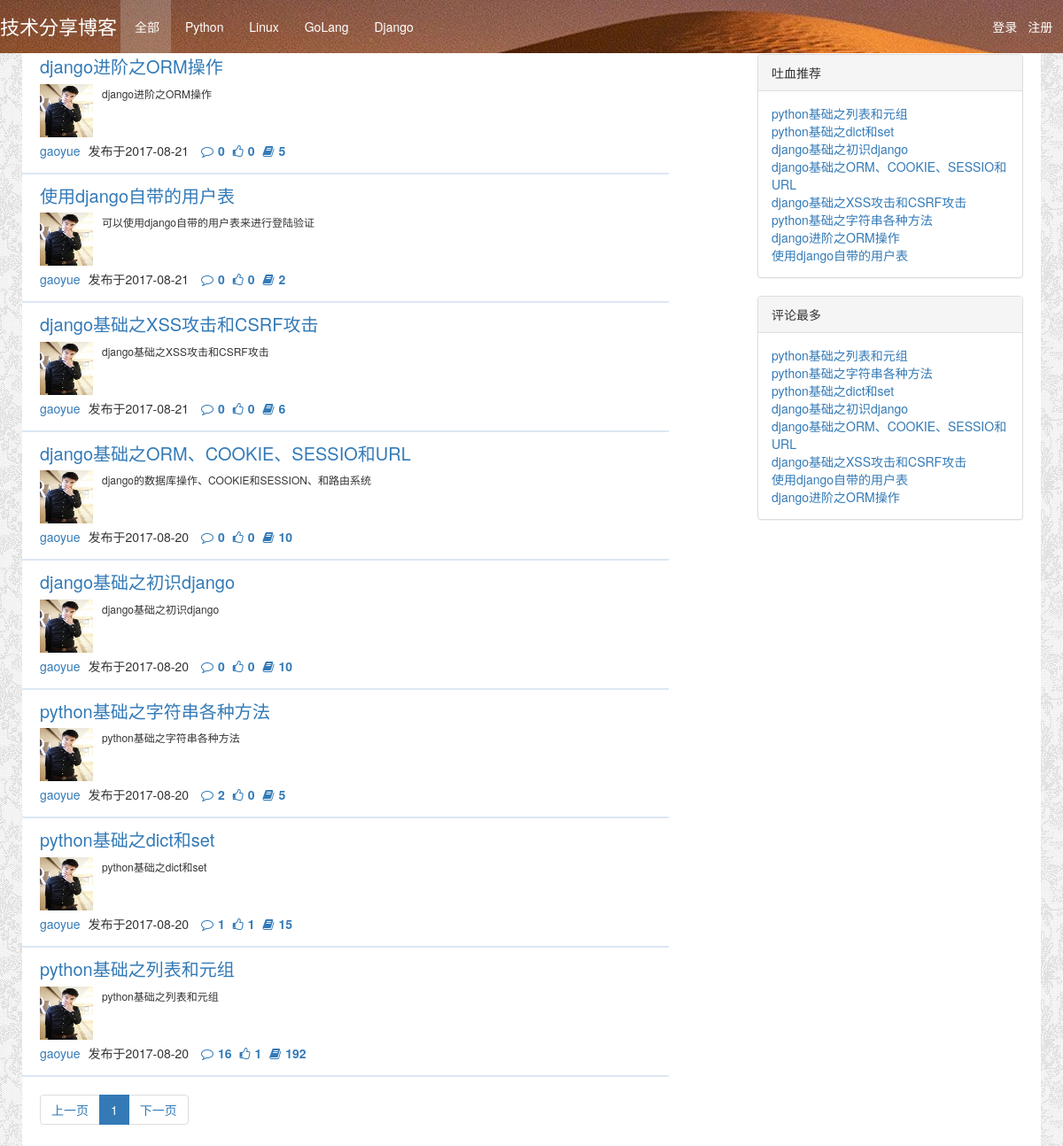
Before: / with the older database file.
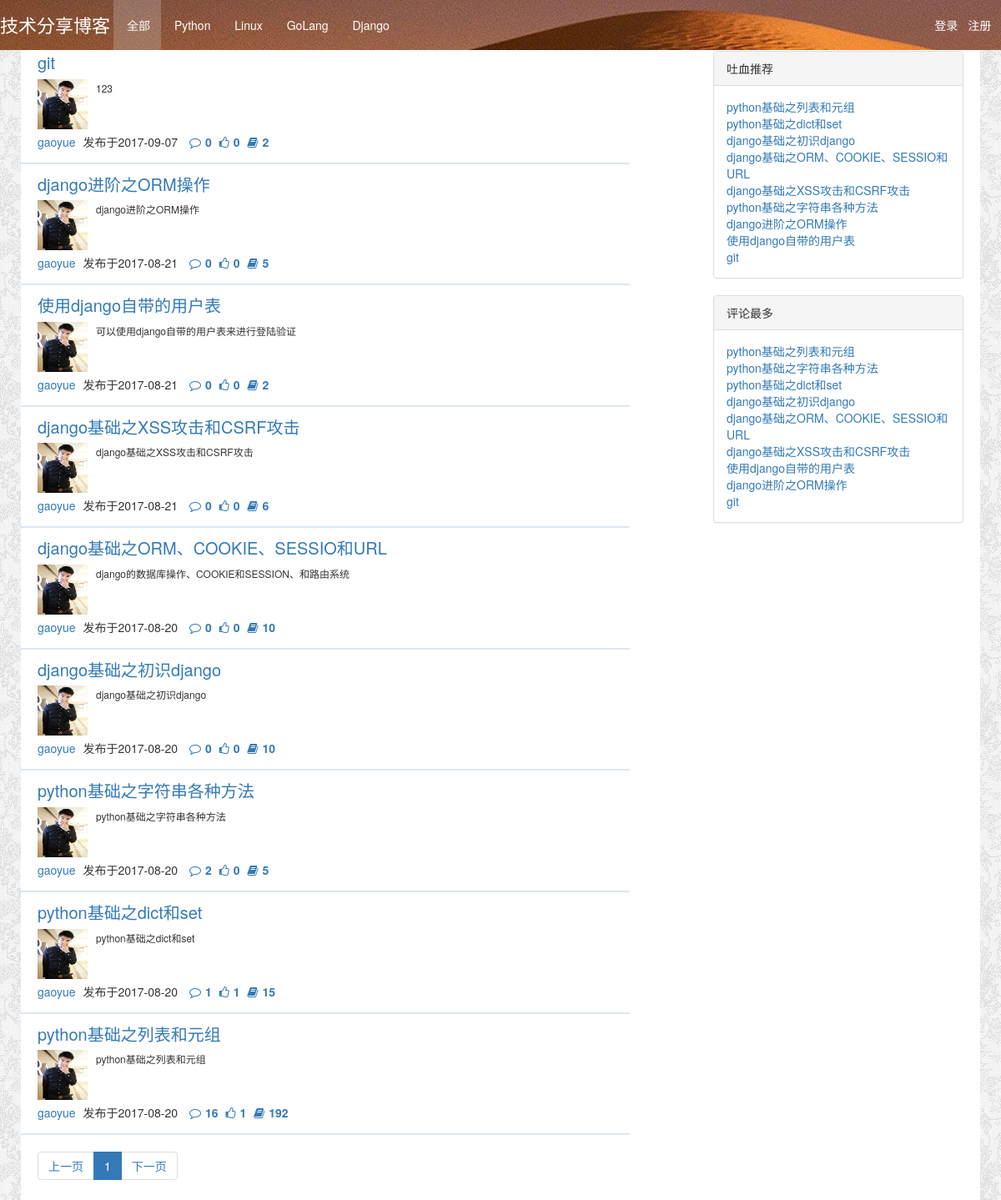
After: the same page with the newer database file.
### app01/models.py (models this page shows)
class Article(models.Model):
    nid = models.BigAutoField(primary_key=True)
    title = models.CharField(verbose_name='文章标题', max_length=128)
    summary = models.CharField(verbose_name='文章简介', max_length=255)
    read_count = models.IntegerField(default=0)
    comment_count = models.IntegerField(default=0)
    up_count = models.IntegerField(default=0)
    down_count = models.IntegerField(default=0)
    create_time = models.DateTimeField(verbose_name='创建时间', auto_now_add=True)
    blog = models.ForeignKey(verbose_name='所属博客', to='Blog', to_field='nid')
    category = models.ForeignKey(verbose_name='文章个人类型', to='Category', to_field='nid', null=True)
    type_choices = [
        (1, "Python"),
        (2, "Linux"),
        (3, "GoLang"),
        (4, "Django"),
    ]
    article_type_id = models.IntegerField(verbose_name='文章类型', choices=type_choices, default=None)
    tags = models.ManyToManyField(
        to="Tag",
        through='Article2Tag',
        through_fields=('article', 'tag'),
    )

class Blog(models.Model):
    nid = models.BigAutoField(primary_key=True)
    title = models.CharField(verbose_name='个人博客标题', max_length=64)
    site = models.CharField(verbose_name='个人博客前缀', max_length=32, unique=True)
    theme = models.CharField(verbose_name='博客主题', max_length=32, default="blog")
    user = models.OneToOneField(to='UserInfo', to_field='nid')

class UserInfo(models.Model):
    nid = models.BigAutoField(primary_key=True)
    username = models.CharField(verbose_name='用户名', max_length=32, unique=True)
    password = models.CharField(verbose_name='密码', max_length=64)
    nickname = models.CharField(verbose_name='昵称', max_length=32)
    email = models.EmailField(verbose_name='邮箱', unique=True)
    avatar = models.ImageField(verbose_name='头像', upload_to="static/image/", default="static/image/default.jpg")
    create_time = models.DateTimeField(verbose_name='创建时间', auto_now_add=True)
    fans = models.ManyToManyField(verbose_name='粉丝们',
                                  to='UserInfo',
                                  through='UserFans',
                                  related_name='f',
                                  through_fields=('user', 'follower'))

### app01/views.py (the view)
# urls.py: url(r'^$', views.index),
def index(request, *args, **kwargs):
    url = request.path_info
    condition = {}
    type_id = int(kwargs.get('type_id')) if kwargs.get('type_id') else None
    if type_id:
        condition['article_type_id'] = type_id
    article_obj = models.Article.objects.filter(**condition).order_by("-create_time")
    username = request.session.get("name")
    if not username:
        blog_url = "#"
    else:
        sit = models.Blog.objects.filter(user__username=username).first()
        if sit:
            blog_url = sit.site
        else:
            blog_url = "application/"
    type_list = models.Article.type_choices
    page = request.GET.get("page")
    if not page:
        page = 1
    count = article_obj.count()
    p = paging.Pageinfo(page, count, 10, url)
    article = article_obj[p.start():p.stop()]
    pager = p.pager()
    read_top10 = models.Article.objects.all().order_by("-read_count")[0:10]
    comment_top10 = models.Article.objects.all().order_by("-comment_count")[0:10]
    return render(request, "index.html",
                  {
                      "article": article,
                      "user": username,
                      "type_list": type_list,
                      "type_id": type_id,
                      "pager": pager,
                      "blog_url": blog_url,
                      "read": read_top10,
                      "comment": comment_top10,
                  }
                  )

### utils/paging.py (called while the page is built)
    def start(self):
        return (self.current_page - 1) * self.per_page

    def stop(self):
        return self.current_page * self.per_page

### templates/index.html (shortened to what this page needs)
<!DOCTYPE html>
<html lang="en">
<head>
    <link rel="stylesheet" href="/static/css/index.css">
    {% include "include/css.html" %}
</head>
<body>
<div class="head-box">
    <div class="head-content">
        <div class="title">技术分享博客</div>
        <div class="action-menu">
            {% if type_id %}
                <a href="/" class="tb">全部</a>
            {% else %}
                <a href="/" class="tb active">全部</a>
            {% endif %}
            {% for row in type_list %}
                {% if type_id == row.0 %}
                    <a href="/all/{{ row.0 }}" class="tb active">{{ row.1 }}</a>
                {% else %}
                    <a href="/all/{{ row.0 }}" class="tb">{{ row.1 }}</a>
                {% endif %}
            {% endfor %}
        </div>
        <div class="action-nav">
            {% if user %}
                <a href="/manage/index.html/">{{ user }}</a>
                <a href="/logout/">注销</a>
            {% else %}
                <a href="/login/">登录</a>
                <a href="/register/">注册</a>
            {% endif %}
        </div>
    </div>
</div>
<div class="body">
    <div class="count_box">
        <div class="count_list">
            {% for i in article %}
                <div class="count">
                    <div class="count_title">
                        <a href="/{{ i.blog.user.username }}/{{ i.nid }}">{{ i.title }}</a>
                    </div>
                    <div class="count_a">
                        <p>
                            <a href="#">
                                <img src="/{{ i.blog.user.avatar }}">
                            </a>
                            {{ i.summary }}</p>
                    </div>
                    <div class="count_b">
                        <a href="/{{ i.blog.site }}/">{{ i.blog.user.username }}</a>
                        <span>发布于{{ i.create_time|date:"Y-m-d" }}</span>
                        <a href="/{{ i.blog.user.username }}/{{ i.nid }}#comment"><span
                                class="fa fa-comment-o"></span><b>{{ i.comment_count }}</b></a>
                        <a href="/{{ i.blog.user.username }}/{{ i.nid }}#thunmbs"><span
                                class="fa fa-thumbs-o-up"></span><b>{{ i.up_count }}</b></a>
                        <a><span class="fa fa-book"></span><b>{{ i.read_count }}</b></a>
                    </div>
                </div>
            {% endfor %}
            <div class="page">
                <nav aria-label="Page navigation">
                    <ul class="pagination">
                        {{ pager|safe }}
                    </ul>
                </nav>
            </div>
        </div>
        <div class="right_box">
            <div class="right_a">
                <div class="panel panel-default">
                    <div class="panel-heading">吐血推荐</div>
                    <div class="panel-body">
                        {% for row in read %}
                            <a href="/{{ row.blog.user.username }}/{{ row.nid }}">{{ row.title }}</a>
                        {% endfor %}
                    </div>
                </div>
            </div>
            <div class="right_b">
                <div class="panel panel-default">
                    <div class="panel-heading">评论最多</div>
                    <div class="panel-body">
                        {% for row in comment %}
                            <a href="/{{ row.blog.user.username }}/{{ row.nid }}">{{ row.title }}</a>
                        {% endfor %}
                    </div>
                </div>
            </div>
        </div>
    </div>
</div>
</body>
</html>

Changed rows visible on the page:
added Article: title "git", blog.user.avatar (picture), summary "123", blog.user.username "gaoyue", create_time "2017-09-07", comment_count "0", up_count "0", read_count "2"
